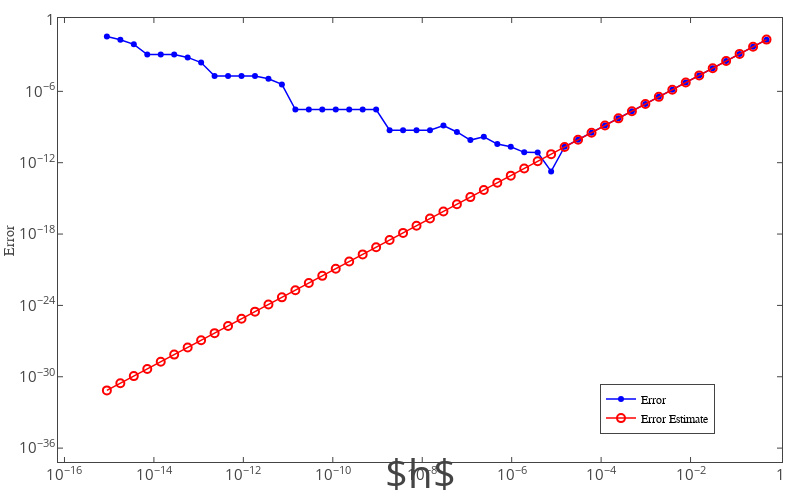

The notebook cell saved with this chart:
### Code cell
data = [trace1,trace0]
layout = go.Layout(
    xaxis=dict(
        range = [-16.1, 0],
        exponentformat = 'power',
        ticks = 'inside',
        mirror = 'ticks',
        title = '$h$',
        type = 'log',
        titlefont=dict(
#             family='Arial',
            size=40
#             color='#7f7f7f'
        ),
#         tickfont=dict(
#             family='Times New Roman',
#             size=18
#             color='#7f7f7f'
#         ),
#         automargin=True,
        showline=True,
        zeroline=False,
        showticklabels=True,
        showgrid=False
#     rangeselector=dict(
#             buttons=list([
#                 dict(count=1,
#                      label='1m',
#                      step='month',
#                      stepmode='backward'),
#                 dict(count=6,
#                      label='6m',
#                      step='month',
#                      stepmode='backward'),
#                 dict(count=1,
#                     label='YTD',
#                     step='year',
#                     stepmode='todate'),
#                 dict(count=1,
#                     label='1y',
#                     step='year',
#                     stepmode='backward'),
#                 dict(step='all')
#             ])
#         ),
#         rangeslider=dict(
#             visible = True
#         )
    ),
    yaxis=dict(
        range = [-37, 0],
        exponentformat = 'power',
        ticks = 'inside',
        dtick = 6,
        mirror = 'ticks',
        title = 'Error',
        type = 'log',
        titlefont=dict(
            family='Arial',
#             size=22
#             color='#7f7f7f'
        ),
#         tickfont=dict(
#             family='Times New Roman',
#             size=18
#             color='#7f7f7f'
#         ),
#         automargin=True,
        showline=True,
        zeroline=False,
        showticklabels=True,
        showgrid=False
    ),
    legend=dict(
        x=0.75,
        y=0.06,
        traceorder='normal',
        font=dict(
            family='Arial',
#             size=20,
            color='black'
        ),
#         bgcolor='#E2E2E2',
#         bordercolor='black',
        borderwidth=1
    ),
    autosize=False,
    width=800,
    height=500,
    margin=go.layout.Margin(
        l=60,
        r=20,
        b=40,
        t=20,
        pad=2
    )
)
fig = go.Figure(data=data, layout=layout)
# py.iplot(fig, filename='Fig1-1')
iplot(fig)
pio.write_image(fig, 'C:/Users/garyh/OneDrive/TEXTBOOK/NC/fig1-1.png', format='png', scale=5)
print("Done saving image!")

### Figure 1 — Plotly figure (JSON) as saved in the notebook; plotly's stock layout.template omitted (floating-point values rounded to 4 significant figures)
{"data": [{"line": {"color": "blue", "width": 1.5}, "marker": {"line": {"color": "red"}, "size": 6}, "mode": "lines+markers", "name": "Error", "type": "scatter", "uid": "1fdac89f-d064-4c86-8a01-fc0259bcecc3", "x": [0.5, 0.25, 0.125, 0.0625, 0.03125, 0.01562, 0.007812, 0.003906, 0.001953, 0.0009766, 0.0004883, 0.0002441, 0.0001221, 6.104e-05, 3.052e-05, 1.526e-05, 7.629e-06, 3.815e-06, 1.907e-06, 9.537e-07, 4.768e-07, 2.384e-07, 1.192e-07, 5.96e-08, 2.98e-08, 1.49e-08, 7.451e-09, 3.725e-09, 1.863e-09, 9.313e-10, 4.657e-10, 2.328e-10, 1.164e-10, 5.821e-11, 2.91e-11, 1.455e-11, 7.276e-12, 3.638e-12, 1.819e-12, 9.095e-13, 4.547e-13, 2.274e-13, 1.137e-13, 5.684e-14, 2.842e-14, 1.421e-14, 7.105e-15, 3.553e-15, 1.776e-15, 8.882e-16], "y": [0.02223, 0.005611, 0.001406, 0.0003517, 8.794e-05, 2.198e-05, 5.496e-06, 1.374e-06, 3.435e-07, 8.588e-08, 2.147e-08, 5.367e-09, 1.342e-09, 3.358e-10, 8.386e-11, 2.201e-11, 1.861e-13, 7.09e-12, 7.462e-12, 2.164e-11, 3.657e-11, 1.53e-10, 7.985e-11, 3.858e-10, 1.317e-09, 5.455e-10, 5.455e-10, 5.455e-10, 5.455e-10, 2.926e-08, 2.926e-08, 2.926e-08, 2.926e-08, 2.926e-08, 2.926e-08, 2.926e-08, 3.844e-06, 1.141e-05, 1.91e-05, 1.91e-05, 1.91e-05, 1.91e-05, 0.0002632, 0.0007133, 0.00124, 0.00124, 0.00124, 0.009052, 0.0222, 0.0403]}, {"line": {"color": "red", "width": 1.5}, "marker": {"color": "rgba(0, 0, 0, 0)", "line": {"color": "red", "width": 2}, "size": 8}, "mode": "lines+markers", "name": "Error Estimate", "type": "scatter", "uid": "689ff5c8-b71d-4f4d-8700-4bb58b6f43cf", "x": [0.5, 0.25, 0.125, 0.0625, 0.03125, 0.01562, 0.007812, 0.003906, 0.001953, 0.0009766, 0.0004883, 0.0002441, 0.0001221, 6.104e-05, 3.052e-05, 1.526e-05, 7.629e-06, 3.815e-06, 1.907e-06, 9.537e-07, 4.768e-07, 2.384e-07, 1.192e-07, 5.96e-08, 2.98e-08, 1.49e-08, 7.451e-09, 3.725e-09, 1.863e-09, 9.313e-10, 4.657e-10, 2.328e-10, 1.164e-10, 5.821e-11, 2.91e-11, 1.455e-11, 7.276e-12, 3.638e-12, 1.819e-12, 9.095e-13, 4.547e-13, 2.274e-13, 1.137e-13, 5.684e-14, 2.842e-14, 1.421e-14, 7.105e-15, 3.553e-15, 1.776e-15, 8.882e-16], "y": [0.02251, 0.005628, 0.001407, 0.0003518, 8.794e-05, 2.198e-05, 5.496e-06, 1.374e-06, 3.435e-07, 8.588e-08, 2.147e-08, 5.367e-09, 1.342e-09, 3.355e-10, 8.387e-11, 2.097e-11, 5.242e-12, 1.31e-12, 3.276e-13, 8.19e-14, 2.048e-14, 5.119e-15, 1.28e-15, 3.199e-16, 7.998e-17, 2e-17, 4.999e-18, 1.25e-18, 3.124e-19, 7.811e-20, 1.953e-20, 4.882e-21, 1.22e-21, 3.051e-22, 7.628e-23, 1.907e-23, 4.767e-24, 1.192e-24, 2.98e-25, 7.449e-26, 1.862e-26, 4.655e-27, 1.164e-27, 2.91e-28, 7.274e-29, 1.819e-29, 4.546e-30, 1.137e-30, 2.841e-31, 7.104e-32]}], "layout": {"autosize": false, "height": 500, "legend": {"borderwidth": 1, "font": {"color": "black", "family": "Arial"}, "traceorder": "normal", "x": 0.75, "y": 0.06}, "margin": {"b": 40, "l": 60, "pad": 2, "r": 20, "t": 20}, "width": 800, "xaxis": {"exponentformat": "power", "mirror": "ticks", "range": [-16.1, 0], "showgrid": false, "showline": true, "showticklabels": true, "ticks": "inside", "title": "$h$", "titlefont": {"size": 40}, "type": "log", "zeroline": false}, "yaxis": {"dtick": 6, "exponentformat": "power", "mirror": "ticks", "range": [-37, 0], "showgrid": false, "showline": true, "showticklabels": true, "ticks": "inside", "title": "Error", "titlefont": {"family": "Arial"}, "type": "log", "zeroline": false}}}
